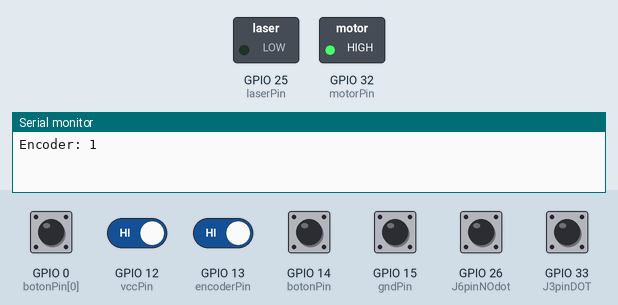
This sketch was run on a simulated ESP32. Parts: switched loads named in the sketch (green lamp = pin HIGH), the last lines printed to the serial monitor. The inputs (shaded band) are chosen by the test bench; at power-on: GPIO 0 (botonPin[0]), GPIO 12 (vccPin), GPIO 13 (encoderPin), GPIO 14 (botonPin), GPIO 15 (gndPin), GPIO 26 (J6pinNOdot), GPIO 33 (J3pinDOT) HIGH.

Above: at 1.2 s.
1.3 s: GPIO 0 (botonPin[0]) pulled LOW for 0.15 s
At 3.3 s:
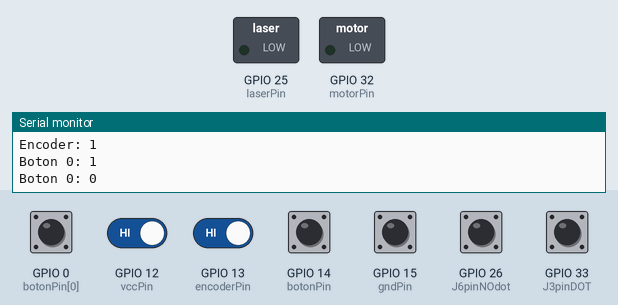
4.4 s: GPIO 0 (botonPin[0]) driven LOW and GPIO 12 (vccPin) driven LOW
At 5.0 s:
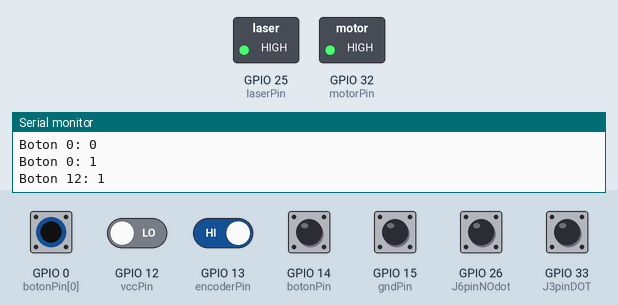
7.4 s: GPIO 0 (botonPin[0]) driven HIGH
At 9.1 s:
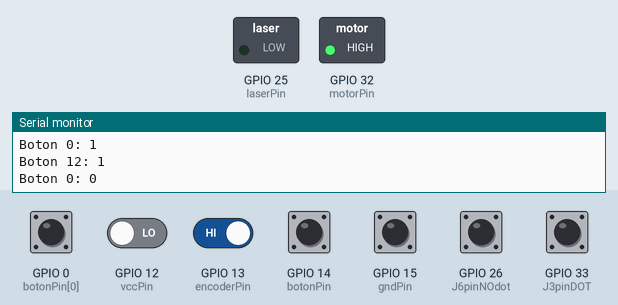
10.4 s: GPIO 0 (botonPin[0]) driven LOW
At 10.8 s:
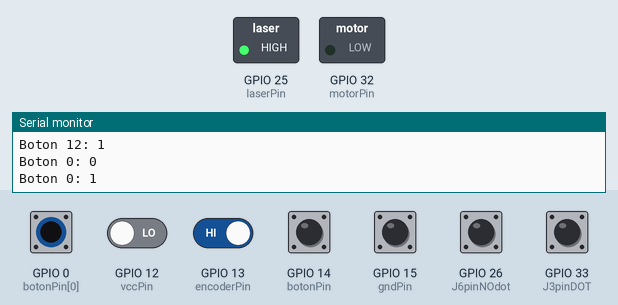
Timing chart, 0 to 14.4 s (numbered marks = the images above; inputs shaded):
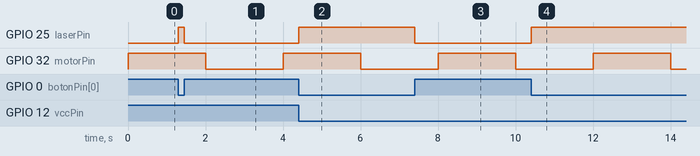

Measured:
- after the input at 1.3 s, GPIO 25 (laserPin): LOW → HIGH at once, → LOW 0.15 s later
- after the input at 4.4 s, GPIO 25 (laserPin): LOW → HIGH at once
- after the input at 7.4 s, GPIO 25 (laserPin): HIGH → LOW at once
- after the input at 10.4 s, GPIO 25 (laserPin): LOW → HIGH at once

The sketch:

test_pcb.ino
```cpp
const int laserPin = 25;
const int gndPin = 15;
const int vccPin = 12;
const int encoderPin = 13;
const int motorPin = 32;

const int J3pinDOT = 33;
const int J6pinDOT = 25;
const int J6pinNOdot = 26;
const int JTAGDot = 14;
const int JTAG2 = 12;
const int JTAG3 = 13;
const int JTAG4 = 15;

#define NUM_BOTONES 7
const int botonPin[NUM_BOTONES] = {0, JTAGDot, JTAG2, JTAG3, JTAG4, J6pinNOdot, J3pinDOT};
int boton[NUM_BOTONES];
unsigned long T = 2000; // Milliseconds
bool motor = false;
void setup() {
  pinMode(laserPin, OUTPUT);
  pinMode(motorPin, OUTPUT);
  pinMode(encoderPin, INPUT);

  for (int i = 0; i < NUM_BOTONES; i++){
    pinMode(botonPin[i], INPUT_PULLUP);
  }


  Serial.begin(115200);
}
bool botonPrev[NUM_BOTONES] = {false};

bool encoderPrev = false;
unsigned long next = 0;
void loop() {
  bool encoder = digitalRead(encoderPin);

  if (encoderPrev != encoder) {
    encoderPrev = encoder;
    Serial.print("Encoder: ");
    Serial.println(encoder);
  }
  for (int i = 0; i < NUM_BOTONES; i++){
    boton[i] = !digitalRead(botonPin[i]);
    if(botonPrev[i] != boton[i]){
          botonPrev[i] = boton[i];
          Serial.print("Boton ");
          Serial.print(botonPin[i]);
          Serial.print(": ");
          Serial.println(boton[i]);
    }
  }
  digitalWrite(laserPin, boton[0] ? HIGH : LOW);
  unsigned long now = millis();
  if (now > next) {
    next = now + T;
    motor = !motor;
    digitalWrite(motorPin, motor);
  }
}
```
